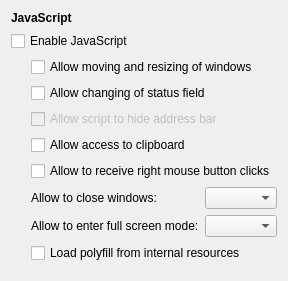
     <widget class="QWidget" name="scriptingPage">
      <layout class="QVBoxLayout" name="scriptingPageLayout">
       <item>
        <widget class="QLabel" name="scriptingHeader">
         <property name="font">
          <font>
           <weight>75</weight>
           <bold>true</bold>
          </font>
         </property>
         <property name="text">
          <string>JavaScript</string>
         </property>
        </widget>
       </item>
       <item>
        <widget class="QCheckBox" name="enableJavaScriptCheckBox">
         <property name="text">
          <string>Enable JavaScript</string>
         </property>
        </widget>
       </item>
       <item>
        <layout class="QHBoxLayout" name="javaScriptLayout">
         <item>
          <spacer name="javaScriptSpacer">
           <property name="orientation">
            <enum>Qt::Horizontal</enum>
           </property>
           <property name="sizeType">
            <enum>QSizePolicy::Fixed</enum>
           </property>
           <property name="sizeHint" stdset="0">
            <size>
             <width>20</width>
             <height>0</height>
            </size>
           </property>
          </spacer>
         </item>
         <item>
          <widget class="QWidget" name="javaScriptWidget" native="true">
           <layout class="QVBoxLayout" name="javaScriptWidgetLayout">
            <property name="leftMargin">
             <number>0</number>
            </property>
            <property name="topMargin">
             <number>0</number>
            </property>
            <property name="rightMargin">
             <number>0</number>
            </property>
            <property name="bottomMargin">
             <number>0</number>
            </property>
            <item>
             <widget class="QCheckBox" name="scriptsCanChangeWindowGeometryCheckBox">
              <property name="sizePolicy">
               <sizepolicy hsizetype="Minimum" vsizetype="Fixed">
                <horstretch>0</horstretch>
                <verstretch>0</verstretch>
               </sizepolicy>
              </property>
              <property name="text">
               <string>Allow moving and resizing of windows</string>
              </property>
             </widget>
            </item>
            <item>
             <widget class="QCheckBox" name="scriptsCanShowStatusMessagesCheckBox">
              <property name="sizePolicy">
               <sizepolicy hsizetype="Minimum" vsizetype="Fixed">
                <horstretch>0</horstretch>
                <verstretch>0</verstretch>
               </sizepolicy>
              </property>
              <property name="text">
               <string>Allow changing of status field</string>
              </property>
             </widget>
            </item>
            <item>
             <widget class="QCheckBox" name="scriptsCanHideAddressBarCheckBox">
              <property name="enabled">
               <bool>false</bool>
              </property>
              <property name="text">
               <string>Allow script to hide address bar</string>
              </property>
             </widget>
            </item>
            <item>
             <widget class="QCheckBox" name="scriptsCanAccessClipboardCheckBox">
              <property name="text">
               <string>Allow access to clipboard</string>
              </property>
             </widget>
            </item>
            <item>
             <widget class="QCheckBox" name="scriptsCanReceiveRightClicksCheckBox">
              <property name="text">
               <string>Allow to receive right mouse button clicks</string>
              </property>
             </widget>
            </item>
            <item>
             <layout class="QFormLayout" name="formLayout">
              <item row="0" column="0">
               <widget class="QLabel" name="scriptsCanCloseWindowsLabel">
                <property name="text">
                 <string>Allow to close windows:</string>
                </property>
                <property name="buddy">
                 <cstring>scriptsCanCloseWindowsComboBox</cstring>
                </property>
               </widget>
              </item>
              <item row="0" column="1">
               <widget class="QComboBox" name="scriptsCanCloseWindowsComboBox"/>
              </item>
              <item row="1" column="1">
               <widget class="QComboBox" name="enableFullScreenComboBox"/>
              </item>
              <item row="1" column="0">
               <widget class="QLabel" name="enableFullScreenLabel">
                <property name="text">
                 <string>Allow to enter full screen mode:</string>
                </property>
                <property name="buddy">
                 <cstring>enableFullScreenComboBox</cstring>
                </property>
               </widget>
              </item>
             </layout>
            </item>
            <item>
             <widget class="QCheckBox" name="scriptsUsePolyfill">
              <property name="text">
               <string>Load polyfill from internal resources</string>
              </property>
             </widget>
            </item>
           </layout>
          </widget>
         </item>
        </layout>
       </item>
       <item>
        <spacer name="scriptingSpacer">
         <property name="orientation">
          <enum>Qt::Vertical</enum>
         </property>
        </spacer>
       </item>
      </layout>
     </widget>
